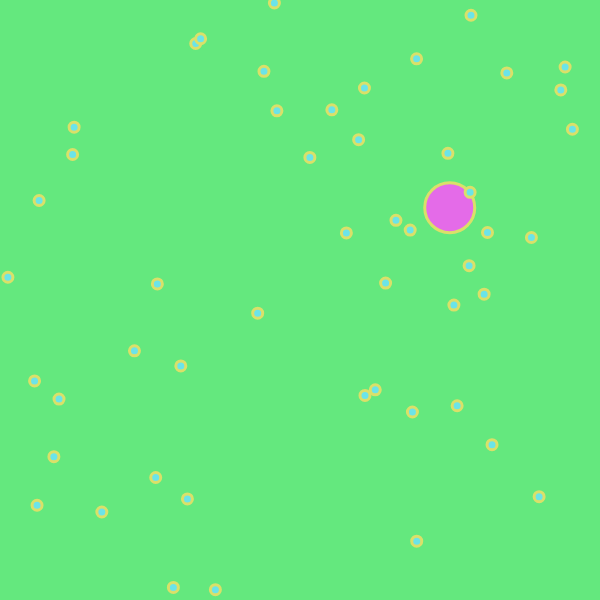
Frame 1 (no input)
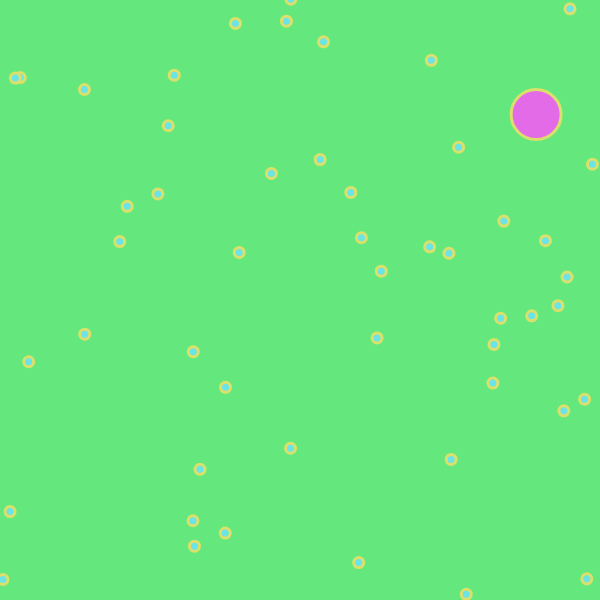
Frame 60 (no input)
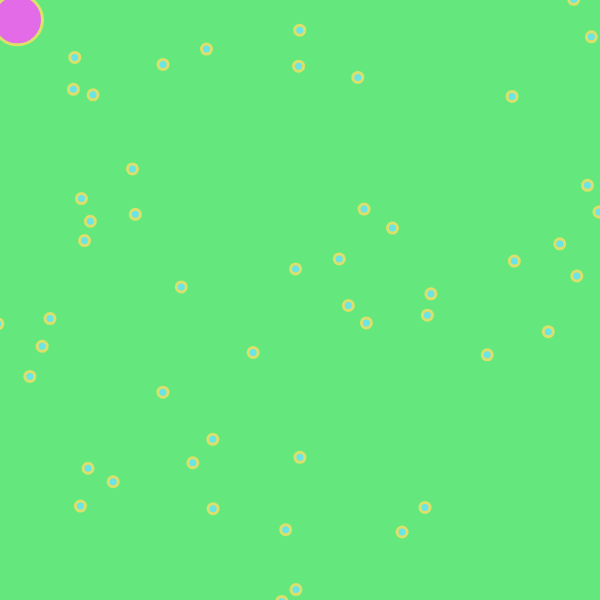
Frame 120 (the mouse pressed at the canvas centre since frame 60)

The p5.js sketch that drew these frames (run headless with seeded random() and noise() and a simulated clock; from frame 60 on, the mouse is pressed at the canvas centre):

// p5.js sketch
// ── sketch.js
var m;
var b;

function setup() {
  createCanvas(600, 600);
  mover = new Mover();
  balls = new Balls();
  
  for(var i = 0; i < 50; i++){
    var b = new Ball(width/2, height/2);
    balls.addBall(b);
  }
  
}

function draw() {
  background(100, 232, 126);
  
  mover.run();
  balls.run();
}

function mouseDragged() {
  balls.addBall(new Ball(mouseX,mouseY));
}

function Balls() {
  this.balls = [];
}

Balls.prototype.run = function() {
  for(var i = 0; i < this.balls.length; i++){
    this.balls[i].run(this.balls);
  }
}

Balls.prototype.addBall = function(b) {
  this.balls.push(b)
}

function Mover(x,y) {
  this.vel = createVector(random(-2,2),random(-2,2));
  this.loc = createVector(random(width),random(height));
  this.acc = createVector(random(-1,1),random(-1,1));
  this.r = 3.0;
}

Mover.prototype.attract = function(b) {
  this.force = p5.Vector.sub(this.loc, b.loc);
  this.dis = this.force.mag();
  this.dis = constrain(this.dis,5.0,25.0);
  
  return force;
}

Mover.prototype.run = function() {
  this.render();
  this.edges();
  this.update();
}

Mover.prototype.update = function() {
  this.vel.add(this.acc);
  this.vel.limit(this.maxS);
  this.loc.add(this.vel);
  this.acc.mult(0);
}

Mover.prototype.render = function() {
  fill(228, 107, 232);
  strokeWeight(3);
  stroke(218,224,105);
  ellipse(this.loc.x, this.loc.y, 50, 50);
}

Mover.prototype.edges = function() {
  if (this.loc.x < -this.r)  this.loc.x = width +this.r;
  if (this.loc.y < -this.r)  this.loc.y = height+this.r;
  if (this.loc.x > width +this.r) this.loc.x = -this.r;
  if (this.loc.y > height+this.r) this.loc.y = -this.r;
}

function Ball(x,y) {
  this.vel = createVector(random(-2,2),random(-2,2));
  this.loc = createVector(random(width),random(height));
  this.acc = createVector(random(-1,1),random(-1,1));
  this.maxS = 3;
  this.r = 3.0;
}

Ball.prototype.applyForce = function(force) {
  acc.add(force);
}

Ball.prototype.run = function() {
  this.render();
  this.edges();
  this.update();
}
Ball.prototype.update = function() {
  this.vel.add(this.acc);
  this.loc.add(this.vel);
  this.acc.mult(0);
}

Ball.prototype.render = function() {
  fill(107, 228, 232);
  strokeWeight(3);
  stroke(218,224,105);
  ellipse(this.loc.x, this.loc.y, 10, 10);
}

Ball.prototype.edges = function() {
  if (this.loc.x < -this.r)  this.loc.x = width +this.r;
  if (this.loc.y < -this.r)  this.loc.y = height+this.r;
  if (this.loc.x > width +this.r) this.loc.x = -this.r;
  if (this.loc.y > height+this.r) this.loc.y = -this.r;
}
